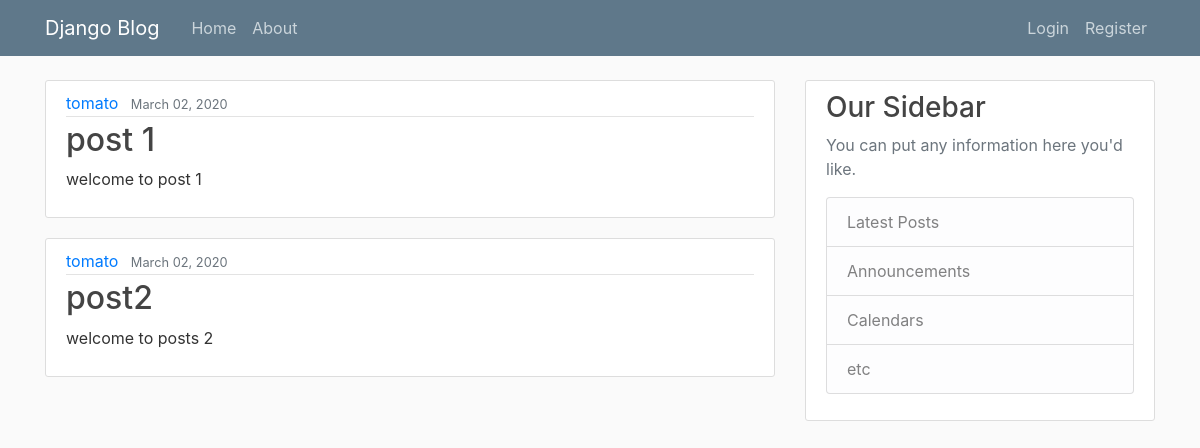
The page / on the database its author committed.
### blogs/models.py (models this page shows)
class Posts(models.Model):
    title = models.CharField(max_length=100)
    author = models.ForeignKey(User, on_delete=models.CASCADE)
    date_pb = models.DateTimeField(default=timezone.now)
    content = models.TextField()

### blogs/views.py (the view)
# urls.py: path("", views.home, name="blog-home"),
def home(request):
    con = {
        "posts": Posts.objects.all(),
    }
    return render(request, "blogs/home.html", con)

### blogs/templates/blogs/home.html
{% extends "blogs/base.html" %}
{% block content%}
{% for post in posts %}
<article class="media content-section">
    <div class="media-body">
        <div class="article-metadata">
            <a class="mr-2" href="#">{{ post.author }}</a>
            <small class="text-muted">{{ post.date_pb|date:'F d, Y' }}</small>
        </div>
        <h2><a class="article-title" href="#">{{ post.title }}</a></h2>
        <p class="article-content">{{ post.content }}</p>
    </div>
</article>
{% endfor %}
{% endblock content %}

### blogs/static/blogs/main.css (style rules this page uses)
h1, h2, h3, h4, h5, h6 { color: #444444; }
.content-section { background: #ffffff; padding: 10px 20px; border: 1px solid #dddddd; border-radius: 3px; margin-bottom: 20px; }
.article-title { color: #444444; }
.article-content { white-space: pre-line; }
.article-metadata { padding-bottom: 1px; margin-bottom: 4px; border-bottom: 1px solid #e3e3e3 }

### rows shown on the page
Posts: author "tomato", date_pb "March 02, 2020", title "post 1", content "welcome to post 1"
Posts: author "tomato", date_pb "March 02, 2020", title "post2", content "welcome to posts 2"
